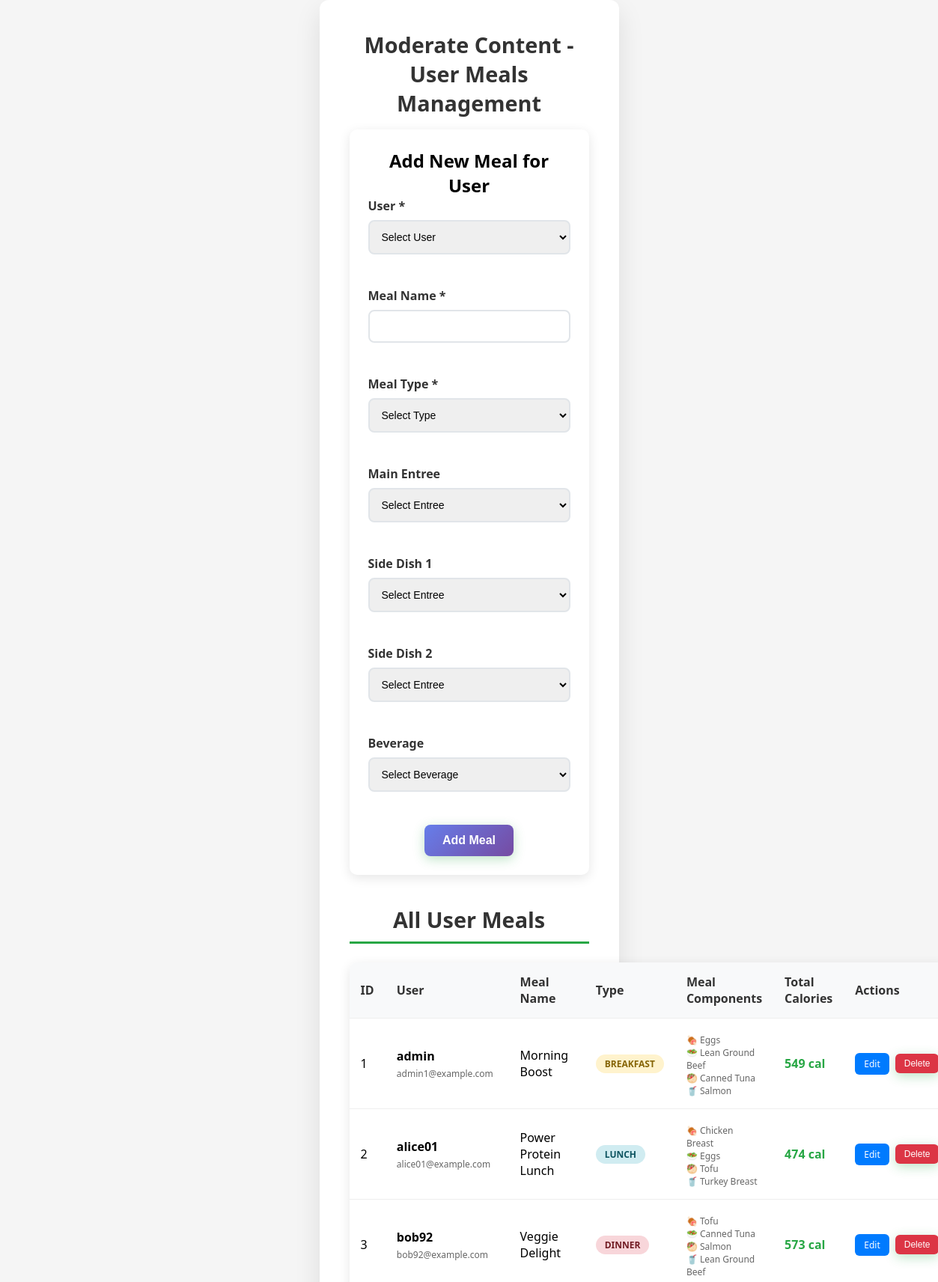
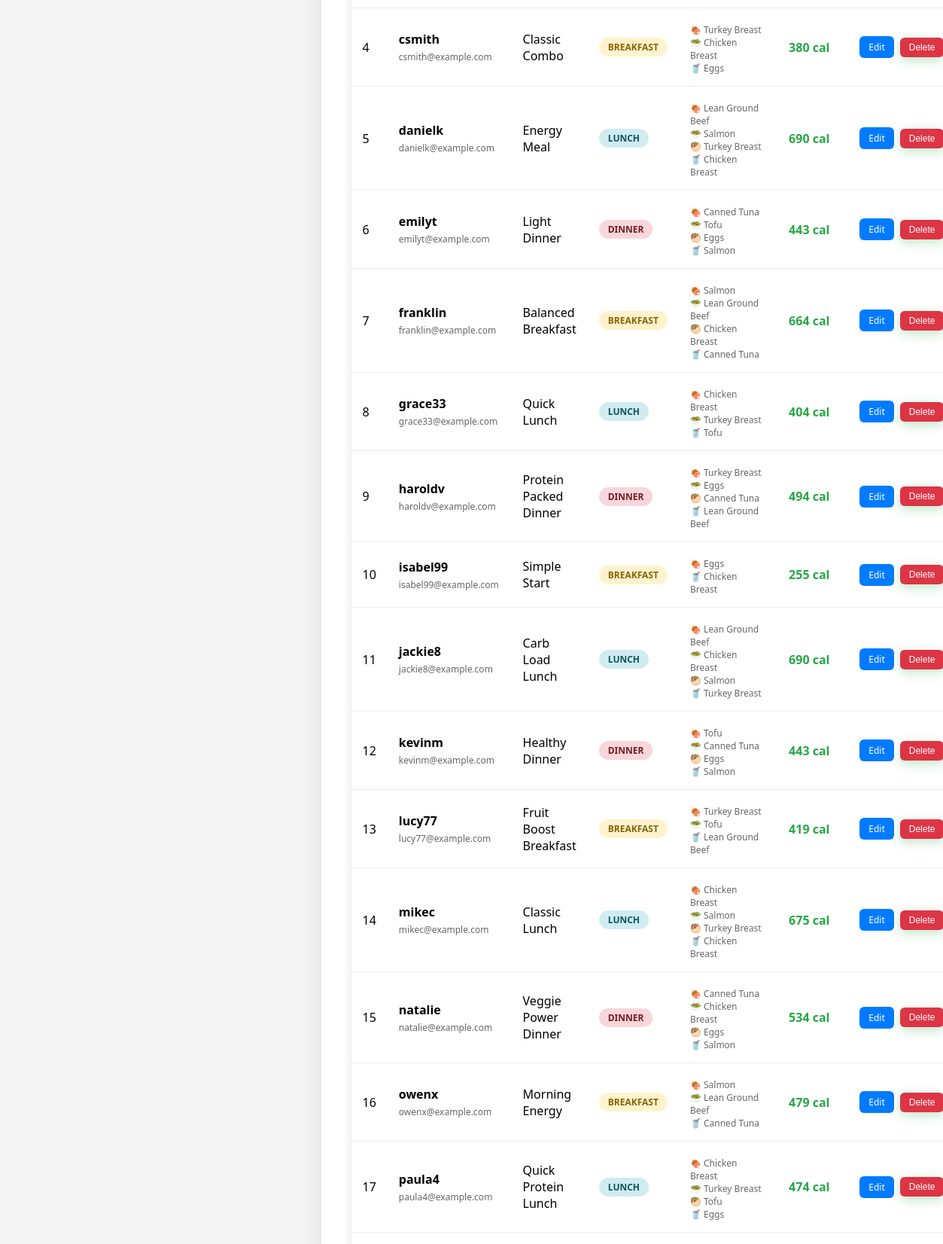
The app's page /admin/moderateContent.php (signed in, upper part) with its own data (2 pictures, top to bottom).
### tables this page shows
CREATE TABLE UserMeals ( 
  id INT PRIMARY KEY AUTO_INCREMENT,  

  userID INT NOT NULL,  
  mealName VARCHAR(225),  
  mealType ENUM('breakfast', 'lunch', 'dinner') NOT NULL,  
  planDate DATE,
  created_at DATETIME DEFAULT CURRENT_TIMESTAMP,

  entreeID INT DEFAULT NULL,  
  side1ID INT DEFAULT NULL,  
  side2ID INT DEFAULT NULL,  
  drinkID INT DEFAULT NULL,  

  FOREIGN KEY (userID) REFERENCES Users(userID) ON DELETE CASCADE,  
  FOREIGN KEY (entreeID) REFERENCES Foods(id) ON DELETE SET NULL,  
  FOREIGN KEY (side1ID) REFERENCES Foods(id) ON DELETE SET NULL,  
  FOREIGN KEY (side2ID) REFERENCES Foods(id) ON DELETE SET NULL,  
  FOREIGN KEY (drinkID) REFERENCES Foods(id) ON DELETE SET NULL
);

CREATE TABLE Users 
(
    userID INT AUTO_INCREMENT,
    userName VARCHAR(20) NOT NULL UNIQUE,
    password VARCHAR(255) NOT NULL,
    height DOUBLE,
    weight DOUBLE,
    age INT,
    email VARCHAR(255) UNIQUE,
    role ENUM('user', 'admin') DEFAULT 'user',
    created_at DATETIME DEFAULT CURRENT_TIMESTAMP,
    PRIMARY KEY (userID)
);

### database/db.php (called while the page is built, shortened)
<?php
class db {
    private $pdo = null;
    function __construct() {
    try {
        $this->pdo = new PDO (
            "mysql:host=".DB_HOST.";dbname=".DB_NAME.";charset=".DB_CHARSET,
            DB_USER, DB_PASSWORD, [
                PDO::ATTR_ERRMODE => PDO::ERRMODE_EXCEPTION,
                PDO::ATTR_DEFAULT_FETCH_MODE => PDO::FETCH_ASSOC
            ]
        );
    } catch (PDOException $e) {
        echo "ERROR connecting <br>".$e->getMessage();
        return null;
    }
}
      function select ($sql, $data=null) {
          try{
              $this->stmt = $this->pdo->prepare($sql);
              $this->stmt->execute($data);
              return $this->stmt->fetchAll();
          } catch (PDOException $e) {
               echo $sql . "<br>".$e->getMessage();
               return null;
          }
      }
}
$_db = new db();

### admin/moderateContent.php (the view, shortened to what this page needs)
<?php
require_once __DIR__ . '/../database/db.php';
$userMeals = $_db->select("
    SELECT um.*, u.userName, u.email,
           e.name as entree_name, e.calories_per_serving as entree_calories,
           s1.name as side1_name, s1.calories_per_serving as side1_calories,
           s2.name as side2_name, s2.calories_per_serving as side2_calories,
           d.name as drink_name, d.calories_per_serving as drink_calories
    FROM UserMeals um
    LEFT JOIN Users u ON um.userID = u.userID
    LEFT JOIN Foods e ON um.entreeID = e.id
    LEFT JOIN Foods s1 ON um.side1ID = s1.id
    LEFT JOIN Foods s2 ON um.side2ID = s2.id
    LEFT JOIN Foods d ON um.drinkID = d.id
    ORDER BY u.userName, um.mealType, um.mealName
");
$users = $_db->select("SELECT userID, userName FROM Users ORDER BY userName");
$editMeal = isset($_GET['edit']) ? $_db->selectOne("SELECT * FROM UserMeals WHERE id = ?", [$_GET['edit']]) : null;
function renderFormField($label, $name, $type = 'text', $options = [], $value = '', $required = false)
{
    $req = $required ? 'required' : '';
    echo "<div class='form-group'><label for='$name'>$label" . ($required ? ' *' : '') . "</label>";
    if ($type === 'select')
    {
        echo "<select id='$name' name='$name' $req>";
        foreach ($options as $optValue => $optText)
        {
            $selected = ($value == $optValue) ? 'selected' : '';
            echo "<option value='$optValue' $selected>$optText</option>";
        }
        echo "</select>";
    }
    else
    {
        echo "<input type='$type' id='$name' name='$name' value='" . htmlspecialchars($value) . "' $req>";
    }
    echo "</div>";
}
$userOptions = ['' => 'Select User'];
foreach ($users as $user)
{
    $userOptions[$user['userID']] = $user['userName'];
}
?>
<!DOCTYPE html>
<html lang="en">
<head>
    <link rel="stylesheet" href="../style.css">
</head>
<body>
<div class="container">
    <h1>Moderate Content - User Meals Management</h1>
    <div class="form-container">
        <h2><?php echo $editMeal ? 'Edit User Meal' : 'Add New Meal for User'; ?></h2>
        <form method="POST">
            <div class="form-row">
                <?php renderFormField('User', 'userID', 'select', $userOptions, $editMeal['userID'] ?? '', true); ?>
                <?php renderFormField('Meal Name', 'mealName', 'text', [], $editMeal['mealName'] ?? '', true); ?>
            </div>
            <div class="form-row">
            </div>
            <div class="form-row">
            </div>
            <div class="form-row">
            </div>
            <button type="submit" class="btn-primary"><?php echo $editMeal ? 'Update Meal' : 'Add Meal'; ?></button>
        </form>
    </div>
    <h2 class="section-title">All User Meals</h2>
    <?php if ($userMeals): ?>
        <table class="meals-table">
            <thead>
                <tr>
                    <th>ID</th>
                    <th>User</th>
                    <th>Meal Name</th>
                    <th>Type</th>
                    <th>Meal Components</th>
                    <th>Total Calories</th>
                    <th>Actions</th>
                </tr>
            </thead>
            <tbody>
                <?php foreach ($userMeals as $meal): ?>
                    <?php
                    $totalCalories = 0;
                    $components = [];
                    $items = [
                        ['name' => $meal['entree_name'], 'calories' => $meal['entree_calories'], 'icon' => '🍖'],
                        ['name' => $meal['side1_name'], 'calories' => $meal['side1_calories'], 'icon' => '🥗'],
                        ['name' => $meal['side2_name'], 'calories' => $meal['side2_calories'], 'icon' => '🥙'],
                        ['name' => $meal['drink_name'], 'calories' => $meal['drink_calories'], 'icon' => '🥤']
                    ];
                    foreach ($items as $item) {
                        if ($item['name']) {
                            $components[] = $item['icon'] . ' ' . $item['name'];
                            $totalCalories += $item['calories'] ?? 0;
                        }
                    }
                    ?>
                    <tr>
                        <td><?php echo $meal['id']; ?></td>
                        <td>
                            <strong><?php echo htmlspecialchars($meal['userName']); ?></strong>
                            <div class="user-info"><?php echo htmlspecialchars($meal['email']); ?></div>
                        </td>
                        <td><?php echo htmlspecialchars($meal['mealName']); ?></td>
                        <td>
                            <span class="meal-type-badge <?php echo $meal['mealType']; ?>">
                                <?php echo ucfirst($meal['mealType']); ?>
                            </span>
                        </td>
                        <td>
                            <?php if ($components): ?>
                                <div class="meal-details">
                                    <?php echo implode('<br>', $components); ?>
                                </div>
                            <?php else: ?>
                                <span style="color: #999; font-style: italic;">No components</span>
                            <?php endif; ?>
                        </td>
                        <td>
                            <span class="calories-info"><?php echo $totalCalories; ?> cal</span>
                        </td>
                        <td>
                            <div class="action-buttons">
                                <a href="moderateContent.php?edit=<?php echo $meal['id']; ?>" class="btn-small btn-edit">Edit</a>
                                <form method="POST" style="display: inline;" onsubmit="return confirm('Are you sure you want to delete this meal?');">
                                    <button type="submit" class="btn-small btn-delete">Delete</button>
                                </form>
                            </div>
                        </td>
                    </tr>
                <?php endforeach; ?>
            </tbody>
        </table>
    <?php else: ?>
        <div style="text-align: center; padding: 40px; background: #f8f9fa; border-radius: 10px;">
            <p style="color: #666; font-size: 1.2rem;">No user meals found. Add the first meal above!</p>
        </div>
    <?php endif; ?>
</div>
</body>
</html>

### style.css (style rules this page uses)
* { margin: 0; padding: 0; box-sizing: border-box; }
body { font-family: 'Segoe UI', Tahoma, Geneva, Verdana, sans-serif; background: #f5f5f5; min-height: 100vh; display: flex; align-items: center; justify-content: center; }
.container { background: white; padding: 2.5rem; border-radius: 12px; box-shadow: 0 15px 35px rgba(0, 0, 0, 0.1); text-align: center; max-width: 400px; width: 90%; }
h1 { color: #333; margin-bottom: 1rem; font-size: 1.8rem; font-weight: 600; }
button { background: green; color: white; border: none; padding: 12px 30px; border-radius: 8px; font-size: 1rem; font-weight: 500; cursor: pointer; transition: all 0.3s ease; box-shadow: 0 4px 15px rgba(40, 167, 69, 0.3); }
.form-group { margin-bottom: 1.5rem; text-align: left; }
.form-group label { display: block; margin-bottom: 0.5rem; color: #333; font-weight: 500; }
.form-group input { width: 100%; padding: 12px; border: 2px solid #ddd; border-radius: 8px; font-size: 1rem; transition: border-color 0.3s ease; }

### admin/moderateContent.php (style rules this page uses)
.form-container { background: #fff; padding: 25px; border-radius: 10px; box-shadow: 0 4px 15px rgba(0,0,0,0.1); margin-bottom: 30px; }
.form-row { display: grid; grid-template-columns: repeat(auto-fit, minmax(250px, 1fr)); gap: 20px; margin-bottom: 20px; }
.form-group { display: flex; flex-direction: column; }
.form-group label { margin-bottom: 8px; font-weight: 600; color: #333; }
.form-group input, .form-group select { padding: 12px; border: 2px solid #e1e5e9; border-radius: 8px; font-size: 14px; transition: border-color 0.3s; }
.meals-table { width: 100%; border-collapse: collapse; background: #fff; border-radius: 10px; overflow: hidden; box-shadow: 0 4px 15px rgba(0,0,0,0.1); margin-top: 20px; }
.meals-table th, .meals-table td { padding: 15px; text-align: left; border-bottom: 1px solid #eee; }
.meals-table th { background: #f8f9fa; font-weight: 600; color: #333; }
.meal-type-badge { display: inline-block; padding: 4px 12px; border-radius: 20px; font-size: 12px; font-weight: 600; text-transform: uppercase; }
.meal-type-badge.breakfast { background: rgba(255, 193, 7, 0.2); color: #856404; }
.meal-type-badge.lunch { background: rgba(23, 162, 184, 0.2); color: #0c5460; }
.meal-type-badge.dinner { background: rgba(220, 53, 69, 0.2); color: #721c24; }
.action-buttons { display: flex; gap: 8px; align-items: center; }
.btn-small { padding: 6px 12px; font-size: 12px; border: none; border-radius: 6px; cursor: pointer; text-decoration: none; display: inline-block; transition: all 0.3s; }
.btn-edit { background: #007bff; color: white; }
.btn-delete { background: #dc3545; color: white; }
.btn-primary { background: linear-gradient(135deg, #667eea 0%, #764ba2 100%); color: white; padding: 12px 24px; border: none; border-radius: 8px; font-size: 16px; font-weight: 600; cursor: pointer; transition: all 0.3s; }
.section-title { margin-top: 40px; margin-bottom: 25px; color: #333; border-bottom: 3px solid #28a745; padding-bottom: 10px; font-size: 1.8rem; }
.user-info { font-size: 12px; color: #666; margin-top: 4px; }
.meal-details { font-size: 12px; color: #666; margin-top: 5px; }
.calories-info { font-weight: 600; color: #28a745; }

### records on screen
usermeals: id "1", userID.userName "admin", userID.email "admin1@example.com", mealName "Morning Boost", mealType "BREAKFAST", components "🍖 Eggs 🥗 Lean Ground Beef 🥙 Canned Tuna 🥤 Salmon", totalCalories "549"
usermeals: id "2", userID.userName "alice01", userID.email "alice01@example.com", mealName "Power Protein Lunch", mealType "LUNCH", components "🍖 Chicken Breast 🥗 Eggs 🥙 Tofu 🥤 Turkey Breast", totalCalories "474"
usermeals: id "3", userID.userName "bob92", userID.email "bob92@example.com", mealName "Veggie Delight", mealType "DINNER", components "🍖 Tofu 🥗 Canned Tuna 🥙 Salmon 🥤 Lean Ground Beef", totalCalories "573"
usermeals: id "4", userID.userName "csmith", userID.email "csmith@example.com", mealName "Classic Combo", mealType "BREAKFAST", components "🍖 Turkey Breast 🥗 Chicken Breast 🥤 Eggs", totalCalories "380"
usermeals: id "5", userID.userName "danielk", userID.email "danielk@example.com", mealName "Energy Meal", mealType "LUNCH", components "🍖 Lean Ground Beef 🥗 Salmon 🥙 Turkey Breast 🥤 Chicken Breast", totalCalories "690"
usermeals: id "6", userID.userName "emilyt", userID.email "emilyt@example.com", mealName "Light Dinner", mealType "DINNER", components "🍖 Canned Tuna 🥗 Tofu 🥙 Eggs 🥤 Salmon", totalCalories "443"
usermeals: id "7", userID.userName "franklin", userID.email "franklin@example.com", mealName "Balanced Breakfast", mealType "BREAKFAST", components "🍖 Salmon 🥗 Lean Ground Beef 🥙 Chicken Breast 🥤 Canned Tuna", totalCalories "664"
usermeals: id "8", userID.userName "grace33", userID.email "grace33@example.com", mealName "Quick Lunch", mealType "LUNCH", components "🍖 Chicken Breast 🥗 Turkey Breast 🥤 Tofu", totalCalories "404"
usermeals: id "9", userID.userName "haroldv", userID.email "haroldv@example.com", mealName "Protein Packed Dinner", mealType "DINNER", components "🍖 Turkey Breast 🥗 Eggs 🥙 Canned Tuna 🥤 Lean Ground Beef", totalCalories "494"
usermeals: id "10", userID.userName "isabel99", userID.email "isabel99@example.com", mealName "Simple Start", mealType "BREAKFAST", components "🍖 Eggs 🥤 Chicken Breast", totalCalories "255"
usermeals: id "11", userID.userName "jackie8", userID.email "jackie8@example.com", mealName "Carb Load Lunch", mealType "LUNCH", components "🍖 Lean Ground Beef 🥗 Chicken Breast 🥙 Salmon 🥤 Turkey Breast", totalCalories "690"
usermeals: id "12", userID.userName "kevinm", userID.email "kevinm@example.com", mealName "Healthy Dinner", mealType "DINNER", components "🍖 Tofu 🥗 Canned Tuna 🥙 Eggs 🥤 Salmon", totalCalories "443"
usermeals: id "13", userID.userName "lucy77", userID.email "lucy77@example.com", mealName "Fruit Boost Breakfast", mealType "BREAKFAST", components "🍖 Turkey Breast 🥗 Tofu 🥤 Lean Ground Beef", totalCalories "419"
usermeals: id "14", userID.userName "mikec", userID.email "mikec@example.com", mealName "Classic Lunch", mealType "LUNCH", components "🍖 Chicken Breast 🥗 Salmon 🥙 Turkey Breast 🥤 Chicken Breast", totalCalories "675"
usermeals: id "15", userID.userName "natalie", userID.email "natalie@example.com", mealName "Veggie Power Dinner", mealType "DINNER", components "🍖 Canned Tuna 🥗 Chicken Breast 🥙 Eggs 🥤 Salmon", totalCalories "534"
usermeals: id "16", userID.userName "owenx", userID.email "owenx@example.com", mealName "Morning Energy", mealType "BREAKFAST", components "🍖 Salmon 🥗 Lean Ground Beef 🥤 Canned Tuna", totalCalories "479"
usermeals: id "17", userID.userName "paula4", userID.email "paula4@example.com", mealName "Quick Protein Lunch", mealType "LUNCH", components "🍖 Chicken Breast 🥗 Turkey Breast 🥙 Tofu 🥤 Eggs", totalCalories "474"

### other values on screen
$label "User Meal Name Meal Type Main Entree Side Dish 1 Side Dish 2 Beverage"
form field userID "Select User"
form field mealType "Select Type"
form field entreeID "Select Entree"
form field side1ID "Select Entree"
form field side2ID "Select Entree"
form field drinkID "Select Beverage"
